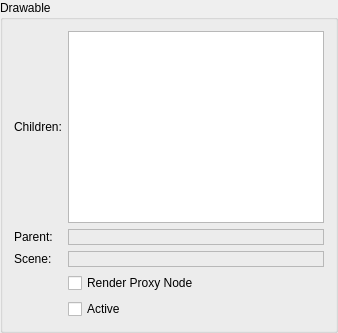
         <widget class="QGroupBox" name="drawableGroupBox" >
          <property name="enabled" >
           <bool>true</bool>
          </property>
          <property name="sizePolicy" >
           <sizepolicy vsizetype="Maximum" hsizetype="Preferred" >
            <horstretch>0</horstretch>
            <verstretch>0</verstretch>
           </sizepolicy>
          </property>
          <property name="title" >
           <string>Drawable</string>
          </property>
          <property name="checkable" >
           <bool>false</bool>
          </property>
          <layout class="QGridLayout" name="gridLayout_2" >
           <item row="1" column="1" >
            <widget class="QListWidget" name="drawableChildList" />
           </item>
           <item row="1" column="0" >
            <widget class="QLabel" name="label_9" >
             <property name="text" >
              <string>Children:</string>
             </property>
            </widget>
           </item>
           <item row="2" column="0" >
            <widget class="QLabel" name="label_10" >
             <property name="text" >
              <string>Parent:</string>
             </property>
            </widget>
           </item>
           <item row="2" column="1" >
            <widget class="QLabel" name="drawableParentLabel" >
             <property name="frameShape" >
              <enum>QFrame::StyledPanel</enum>
             </property>
             <property name="text" >
              <string/>
             </property>
            </widget>
           </item>
           <item row="4" column="0" >
            <widget class="QLabel" name="label_14" >
             <property name="text" >
              <string>Scene:</string>
             </property>
            </widget>
           </item>
           <item row="4" column="1" >
            <widget class="QLabel" name="drawableParentSceneLabel" >
             <property name="frameShape" >
              <enum>QFrame::StyledPanel</enum>
             </property>
             <property name="text" >
              <string/>
             </property>
            </widget>
           </item>
           <item row="6" column="1" >
            <widget class="QCheckBox" name="drawableActiveToggle" >
             <property name="text" >
              <string>Active</string>
             </property>
            </widget>
           </item>
           <item row="5" column="1" >
            <widget class="QCheckBox" name="drawableProxyNodeToggle" >
             <property name="text" >
              <string>Render Proxy Node</string>
             </property>
            </widget>
           </item>
          </layout>
         </widget>
